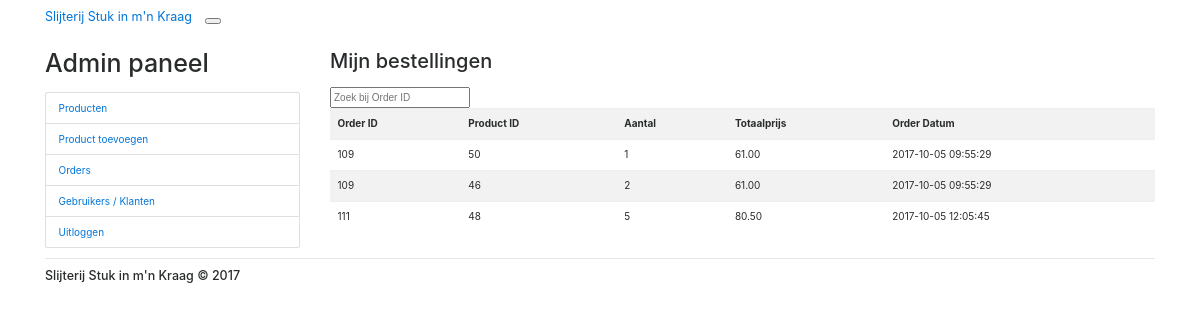
/my-orders.php (signed in), run on the app's committed database.
### tables this page shows
CREATE TABLE `order_items` (
  `id` int(11) NOT NULL,
  `order_id` int(11) NOT NULL,
  `product_id` int(11) NOT NULL,
  `quantity` int(5) NOT NULL
);

CREATE TABLE `orders` (
  `id` int(11) NOT NULL,
  `user_id` int(11) NOT NULL,
  `total_price` float(10,2) NOT NULL,
  `created` datetime NOT NULL DEFAULT CURRENT_TIMESTAMP,
  `modified` datetime NOT NULL DEFAULT CURRENT_TIMESTAMP ON UPDATE CURRENT_TIMESTAMP,
  `status` enum('1','0') NOT NULL DEFAULT '1'
);

### include/session.php (called while the page is built, shortened)
<?php
$sessData = !empty($_SESSION['sessData'])?$_SESSION['sessData']:'';
?>

### user.php (called while the page is built, shortened)
<?php
class User{
    private $dbHost     = "localhost";
    private $dbUsername = "root";
    private $dbPassword = "";
    private $dbName     = "shop";
    private $userTbl    = "users";
    public function __construct(){
        if(!isset($this->db)){
            $conn = new mysqli($this->dbHost, $this->dbUsername, $this->dbPassword, $this->dbName);
            if($conn->connect_error){
                die("Failed to connect with MySQL: " . $conn->connect_error);
            }else{
                $this->db = $conn;
            }
        }
    }
    public function getRows($conditions = array()){
        $sql = 'SELECT ';
        $sql .= array_key_exists("select",$conditions)?$conditions['select']:'*';
        $sql .= ' FROM '.$this->userTbl;
        if(array_key_exists("where",$conditions)){
            $sql .= ' WHERE ';
            $i = 0;
            foreach($conditions['where'] as $key => $value){
                $pre = ($i > 0)?' AND ':'';
                $sql .= $pre.$key." = '".$value."'";
                $i++;
            }
        }
        $result = $this->db->query($sql);
        if(array_key_exists("return_type",$conditions) && $conditions['return_type'] != 'all'){
            switch($conditions['return_type']){
                case 'single':
                    $data = $result->fetch_assoc();
                    break;
            }
        }else{
            if($result->num_rows > 0){
                while($row = $result->fetch_assoc()){
                    $data[] = $row;
                }
            }
        }
        return !empty($data)?$data:false;
    }
}

### my-orders.php (the view, shortened to what this page needs)
<?php
include 'include/session.php';
?>
<!DOCTYPE html>
<html lang="en">
<head>
    <link rel="stylesheet" href="css/css-carousel/Slider_Carousel_webalgustocom.css">
    <link rel="stylesheet" href="css/css-carousel/Slider_Carousel_webalgustocom1.css">
    <link rel="stylesheet" href="css/css-carousel/Slider_Carousel_webalgustocom2.css">
    <link rel="stylesheet" href="css/reset.css">
    <link rel="stylesheet" href="css/style.css">
    <link rel="stylesheet" href="https://cdnjs.cloudflare.com/ajax/libs/bootswatch/3.3.7/journal/bootstrap.min.css">
    <link rel="stylesheet" href="css/Shop-item.css">
    <link rel="stylesheet" href="https://maxcdn.bootstrapcdn.com/font-awesome/4.6.1/css/font-awesome.min.css">
</head>
<body>
<?php
include "include/navbar.php";
?>
<?php
    if(!empty($sessData['userLoggedIn'])){
        $userID = $sessData['userID'];
        $sql = "SELECT Orders.id, orders.user_id, order_items.product_id, order_items.quantity, orders.total_price, orders.created
    FROM Orders
    INNER JOIN order_items ON orders.id=order_items.order_id WHERE orders.user_id = $userID";
        $result = mysqli_query($conn, $sql);
    }
?>
<div class="container">
    <div class="row">
        <div class="col-lg-3">
            <?php
            if(!empty($sessData['userLoggedIn']) && !empty($sessData['admin'] == '1')){
                include_once 'user.php';
                ?>
                <h1 class="my-4">Admin paneel</h1>
                <div class="list-group">
                    <a href="productlist.php" class="list-group-item">Producten</a>
                    <a href="add-product.php" class="list-group-item">Product toevoegen</a>
                    <a href="orders.php" class="list-group-item">Orders</a>
                    <a href="userlist.php" class="list-group-item">Gebruikers / Klanten</a>
                    <a href="userAccount.php?logoutSubmit=1" class="list-group-item">Uitloggen</a>
                </div>
                <?php
            }?>
        </div>
        <div class="col-lg-9">
            <?php
            if(!empty($sessData['userLoggedIn'])){
                include_once 'user.php';
                $user = new User();
                $conditions['where'] = array(
                    'id' => $sessData['userID'],
                );
                $conditions['return_type'] = 'single';
                $userData = $user->getRows($conditions);
                ?>
                <h2 class="my-4">Mijn bestellingen</h2>
            <input type="text" id="myInput" onkeyup="myFunction()" placeholder="Zoek bij Order ID" title="Zoeken bij voornaam">
                <table id="myTable" class="table table-striped">
                    <tr class="header">
                        <th><strong>Order ID</strong></th>
                        <th><strong>Product ID</strong></th>
                        <th><strong>Aantal</strong></th>
                        <th><strong>Totaalprijs</strong></th>
                        <th><strong>Order Datum</strong></th>
                    </tr>
                    <?php
                    while($row = mysqli_fetch_array($result))
                    {
                        ?>
                        <tr class="<?php echo $row['id'] ?>">
                            <td><?php echo $row['id']; ?></td>
                            <td><?php echo $row['product_id']; ?></td>
                            <td><?php echo $row['quantity']; ?></td>
                            <td><?php echo $row['total_price']; ?></td>
                            <td><?php echo $row['created']; ?></td>
                        </tr>
                        <?php
                    }
                    ?>
                </table>
            <?php }
            else{ ?>
                <h3 class="my-5">Je hebt geen toegant tot deze pagina!</h3>
            <?php }?>
        </div>
    </div>
</div>
<?php
    include "include/footer.php";
?>
</body>
</html>

### css/style.css (style rules this page uses)
*, *::after, *::before { -webkit-box-sizing: border-box; -moz-box-sizing: border-box; box-sizing: border-box; }
html { font-size: 62.5%; }
html * { -webkit-font-smoothing: antialiased; -moz-osx-font-smoothing: grayscale; }
body { font-size: 1.6rem; font-family: "Open Sans", sans-serif; color: #331d35; background-color: #e7e7e7; }
a { color: #eb6864; text-decoration: none; }

### data on the page
order_items: order "109", product "50", quantity "1", order.total_price "61.00", order.created "2017-10-05 09:55:29"
order_items: order "109", product "46", quantity "2", order.total_price "61.00", order.created "2017-10-05 09:55:29"
order_items: order "111", product "48", quantity "5", order.total_price "80.50", order.created "2017-10-05 12:05:45"
